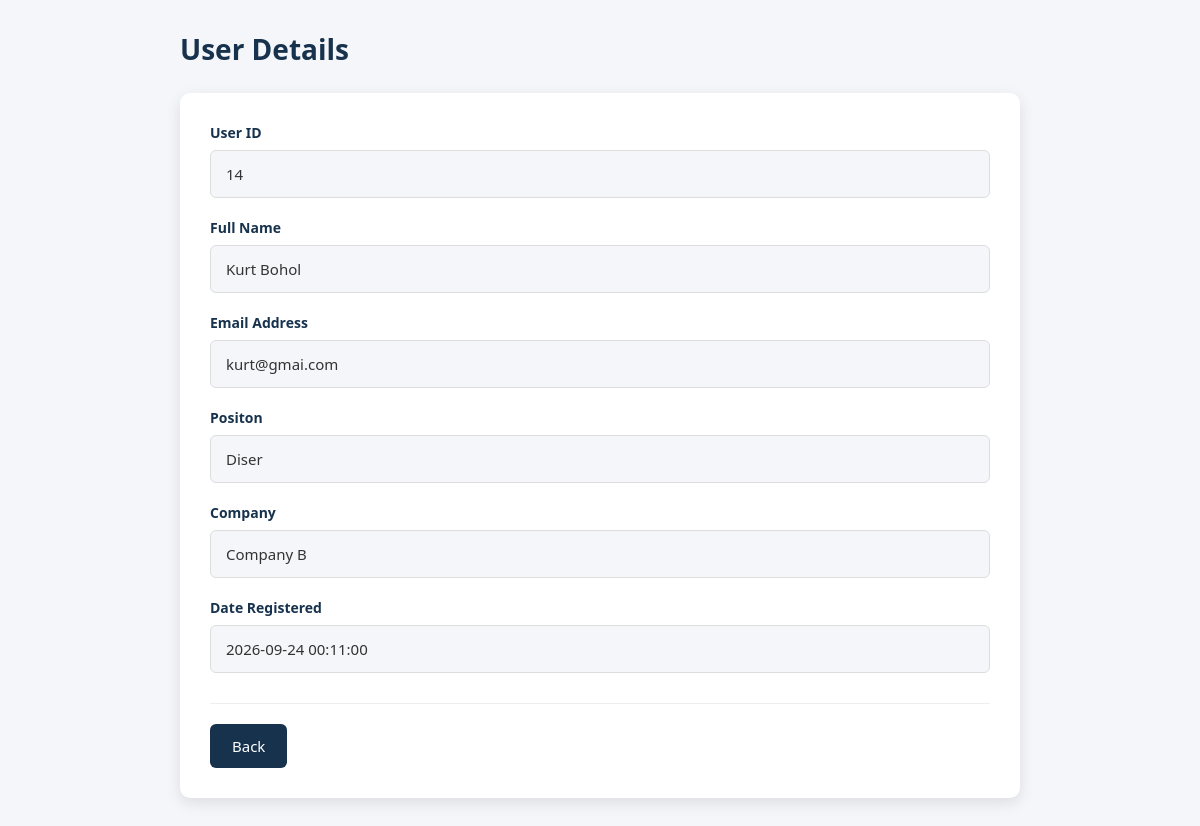
/supplier/users/view-user.php?id=14 (signed in), run on the app's committed database.
### tables this page shows
CREATE TABLE IF NOT EXISTS `users` (
  `id` int NOT NULL AUTO_INCREMENT,
  `fullname` varchar(100) NOT NULL,
  `email` varchar(100) NOT NULL,
  `position` varchar(50) NOT NULL,
  `company` varchar(255) DEFAULT NULL,
  `password` varchar(255) NOT NULL,
  `dateandtime` timestamp NULL DEFAULT CURRENT_TIMESTAMP,
  PRIMARY KEY (`id`),
  UNIQUE KEY `email` (`email`)
);

### supplier/users/view-user.php (the view, shortened to what this page needs)
<?php
require_once "../../database/db.php";
$id=$_GET['id'];
$sql = "SELECT * FROM users WHERE id='$id'";
$result = mysqli_query($conn,$sql);
$user = mysqli_fetch_assoc($result);
?>
<!DOCTYPE html>
<html lang="en">
<head>
    <link rel="stylesheet" href="../../design/add-edit-view-products.css">
</head>
<body>
   <div class="content">
        <div class="page-title">
            <h2>User Details</h2>
        </div>
        <div class="view-container">
            <div class="info-group">
                <label>User ID</label>
                <div class="info">
                        <?php echo $user['id']; ?>
                </div>
            </div>
            <div class="info-group">
                <label>Full Name</label>
                <div class="info">
                    <?php echo $user['fullname']; ?>
                </div>
            </div>
            <div class="info-group">
                <label>Email Address</label>
                <div class="info">
                        <?php echo $user['email']; ?>
                </div>
            </div>
            <div class="info-group">
                <label>Positon</label>
                <div class="info">
                        <?php echo $user['position'] ?>
                </div>
            </div>
            <div class="info-group">
                <label>Company</label>
                <div class="info">
                    <?php echo $user['company']; ?>
                </div>
            </div>
            <div class="info-group">
                    <label>Date Registered</label>
                    <div class="info">
                        <?php echo $user['dateandtime']; ?>
                    </div>
            </div>
            <div class="buton-group">
                    <a href="users.php" class="back-btn">
                        Back
                    </a>
            </div>
        </div>
   </div>
</body>
</html>

### design/add-edit-view-products.css (style rules this page uses)
* { margin: 0; padding: 0; box-sizing: border-box; font-family: 'Segoe UI', Tahoma, Geneva, Verdana, sans-serif; }
body { background: #f4f6f9; min-height: 100vh; }
.content { padding: 30px; max-width: 900px; margin: 0 auto; }
.page-title { margin-bottom: 25px; }
.page-title h2 { color: #17324d; font-size: 28px; font-weight: 600; }
.buton-group { margin-top: 30px; padding-top: 20px; border-top: 1px solid #eee; }
.save-btn, .update-btn, .back-btn { background: #17324d; color: #ffffff; border: none; padding: 12px 22px; border-radius: 6px; font-size: 15px; cursor: pointer; text-decoration: none; transition: 0.3s; }
.back-btn { display: inline-block; }
.view-container { background: #ffffff; padding: 30px; border-radius: 10px; box-shadow: 0 5px 15px rgba(0, 0, 0, 0.10); }
.info-group { margin-bottom: 20px; }
.info-group label { display: block; margin-bottom: 8px; color: #17324d; font-size: 14px; font-weight: 600; }
.info { background: #f4f6f9; border: 1px solid #ddd; padding: 13px 15px; border-radius: 6px; color: #333; font-size: 15px; min-height: 45px; display: flex; align-items: center; }

### data on the page
users: id "14", fullname "Kurt Bohol", email "kurt@gmai.com", position "Diser", company "Company B", dateandtime "2026-09-24 00:11:00"
